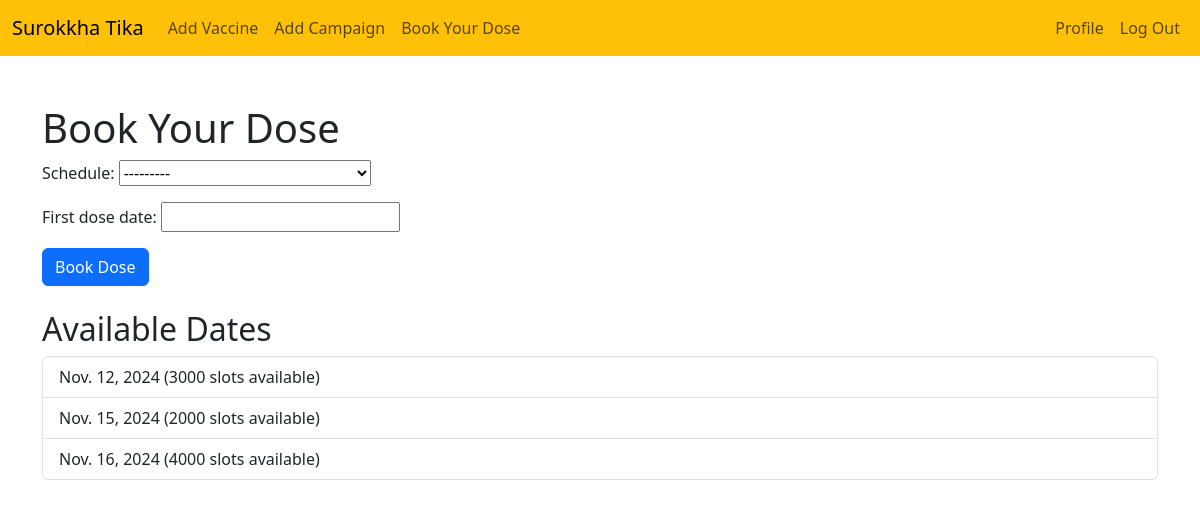
/book-dose/ (signed in), run on an earlier commit of the app's database.
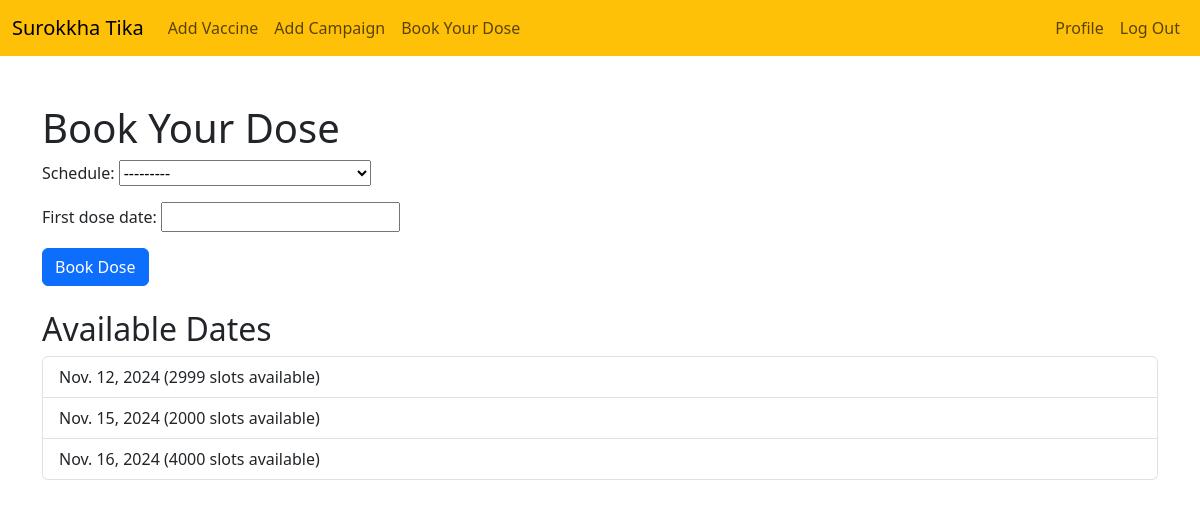
And on a later commit of the database.
### campaign/models.py (models this page shows)
class VaccineSchedule(models.Model):
    vaccine = models.ForeignKey(Vaccine, on_delete=models.CASCADE, related_name='schedules')
    campaign = models.ForeignKey(Campaign, on_delete=models.CASCADE, related_name='schedules')
    date = models.DateField()
    available_slots = models.IntegerField()
    def __str__(self):
        return f"{self.vaccine.name} - {self.date}"

### campaign/views.py (the view)
# urls.py: path('book-dose/', views.book_dose, name='book_dose'),
@login_required
def book_dose(request):
    available_schedules = VaccineSchedule.objects.filter(available_slots__gt=0)
    if request.method == "POST":
        form = DoseBookingForm(request.POST)
        if form.is_valid():
            dose_booking = form.save(commit=False)
            dose_booking.patient = request.user
            dose_booking.save()
            dose_booking.schedule.available_slots -= 1
            dose_booking.schedule.save()
            campaign = dose_booking.schedule.campaign
            vaccine = campaign.vaccine
            return redirect('dose_booking_success', campaign_id=campaign.id, vaccine_id=vaccine.id)
    else:
        form = DoseBookingForm()
    return render(request, "campaign/book_dose.html", {"form": form, "available_schedules": available_schedules})

### campaign/forms.py
class DoseBookingForm(forms.ModelForm):
    class Meta:
        model = DoseBooking
        fields = ['schedule', 'first_dose_date']

### campaign/templates/campaign/book_dose.html (shortened to what this page needs)
<!DOCTYPE html>
<html lang="en">
<head>
    <link href="https://cdn.jsdelivr.net/npm/bootstrap@5.3.3/dist/css/bootstrap.min.css" rel="stylesheet">
</head>
<body>
    <nav class="navbar navbar-expand-lg navbar-light bg-warning">
        <div class="container-fluid">
            <a class="navbar-brand" href="{% url 'home' %}">Surokkha Tika</a>
            <div class="collapse navbar-collapse" id="navbarNav">
                <ul class="navbar-nav me-auto">
                    {% if user.is_authenticated %}
                        <li class="nav-item">
                            <a class="nav-link" href="{% url 'add_vaccine' %}">Add Vaccine</a>
                        </li>
                        <li class="nav-item">
                            <a class="nav-link" href="{% url 'create_campaign' %}">Add Campaign</a>
                        </li>
                        <li class="nav-item">
                            <a class="nav-link" href="{% url 'book_dose' %}">Book Your Dose</a>
                        </li>
                    {% endif %}
                </ul>
                <ul class="navbar-nav ms-auto">
                    {% if user.is_authenticated %}
                        <li class="nav-item">
                            <a class="nav-link" href="{% url 'profile' %}">Profile</a>
                        </li>
                        <li class="nav-item">
                            <a class="nav-link" href="{% url 'logout' %}">Log Out</a>
                        </li>
                    {% endif %}
                </ul>
            </div>
        </div>
    </nav>
    <div class="container mt-5">
        <h1>Book Your Dose</h1>
        <form method="post">
            {{ form.as_p }}
            <button type="submit" class="btn btn-primary">Book Dose</button>
        </form>
        <h2 class="mt-4">Available Dates</h2>
        <ul class="list-group">
            {% for schedule in available_schedules %}
                <li class="list-group-item">{{ schedule.date }} ({{ schedule.available_slots }} slots available)</li>
            {% empty %}
                <li class="list-group-item">No available schedules.</li>
            {% endfor %}
        </ul>
    </div>
</body>
</html>

What changed in the data, as far as the page shows it:
changed VaccineSchedule "Nov. 12, 2024": available_slots "3000" → "2999"
